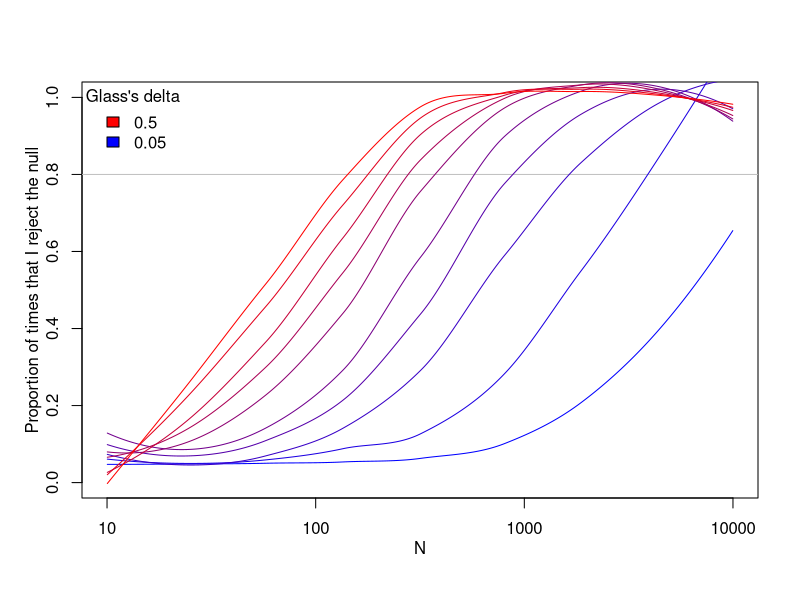

Reproduce this figure in R.
f<-function(N,delta) {
    N<-round(N/2)
    gr<-c(rep(0,N),rep(1,N))
    x<-rnorm(length(gr),mean=gr*delta)
    df<-data.frame(gr=gr,x=x)
    m<-lm(x~gr,df)
    p<-summary(m)$coef[2,4]
    c(delta,p)
}

N<-sort(runif(5000,min=1,max=4))
L<-list()
library(parallel)
for (delta in seq(.05,.5,by=.05)) { ##delta is Glass's delta: https://en.wikipedia.org/wiki/Effect_size#Glass'_%CE%94
    x<-mclapply(round(10^N),f,delta,mc.cores=10)
    L[[as.character(delta)]]<-do.call("rbind",x)
}


par(mgp=c(2,1,0))
plot(NULL,xlim=c(1,4),ylim=0:1,xlab="N",ylab="Proportion of times that I reject the null",xaxt='n')
axis(side=1,at=1:4,labels=10^(1:4))
abline(h=.8,col='gray')
cols<-colorRampPalette(c("blue", "red"))( length(L))
for (i in 1:length(L)) {
    x<-L[[i]]
    m0<-loess(x[,2]<.05 ~ N)
    lines(N,m0$fitted,lty=1,col=cols[i])
    ii<-which.min(abs(m0$fitted-.8))
    iii<-which.min(abs(m0$fitted-.9))
    print(c(names(L)[i],round(10^N[ii]),m0$fitted[ii],round(10^N[iii]),m0$fitted[iii]))
}
ii<-rev(c(1,length(L)))
legend("topleft",bty='n',legend=names(L)[ii],fill=cols[ii],title="Glass's delta")
